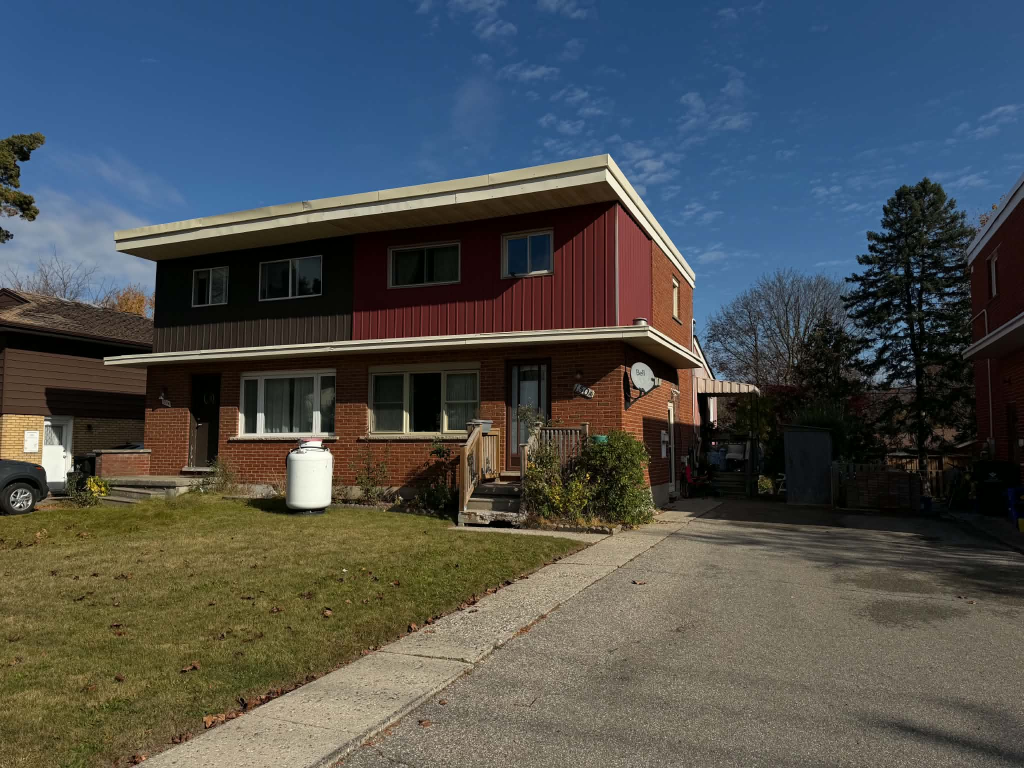
#> input picture 3/data/mosaic3-1.jpg, 2048 x 1536 px (shown at 1/2 size); its folder holds only this picture in this run
$ python part_b1.py
#> lines starting #> are read from the running program, lines starting #| are printed output that depends on the picture
"""Generate Harris and ANMS corner overlays for the three house photos."""
import json
from pathlib import Path
import sys

ROOT = Path(__file__).resolve().parents[1]
sys.path.insert(0, str(ROOT / "src"))

import numpy as np
from PIL import Image, ImageDraw
from harris import get_harris_corners
from features import anms

OUT = ROOT / "media" / "part_b" / "b1"
MAX_DIMENSION = 1024
EDGE_DISCARD = 20
COUNT = 500
C_ROBUST = 0.9


def corner_overlay(image, points, path):
    marked = image.copy()
    draw = ImageDraw.Draw(marked)
    for x, y in points:
        draw.ellipse((x - 2, y - 2, x + 2, y + 2), fill="#ffdf00", outline="black", width=1)
    marked.save(path, quality=95)


def main():
    OUT.mkdir(parents=True, exist_ok=True)
    records = []
    for index in (1, 2, 3):
        filename = f"mosaic3-{index}.jpg"
        with Image.open(ROOT / "data" / filename) as source:
#> source is the input picture: PIL image 2048x1536 RGB; mean R, G, B 76.5, 80.6, 81.4
            image = source.convert("RGB")
            image.thumbnail((MAX_DIMENSION, MAX_DIMENSION), Image.Resampling.LANCZOS)
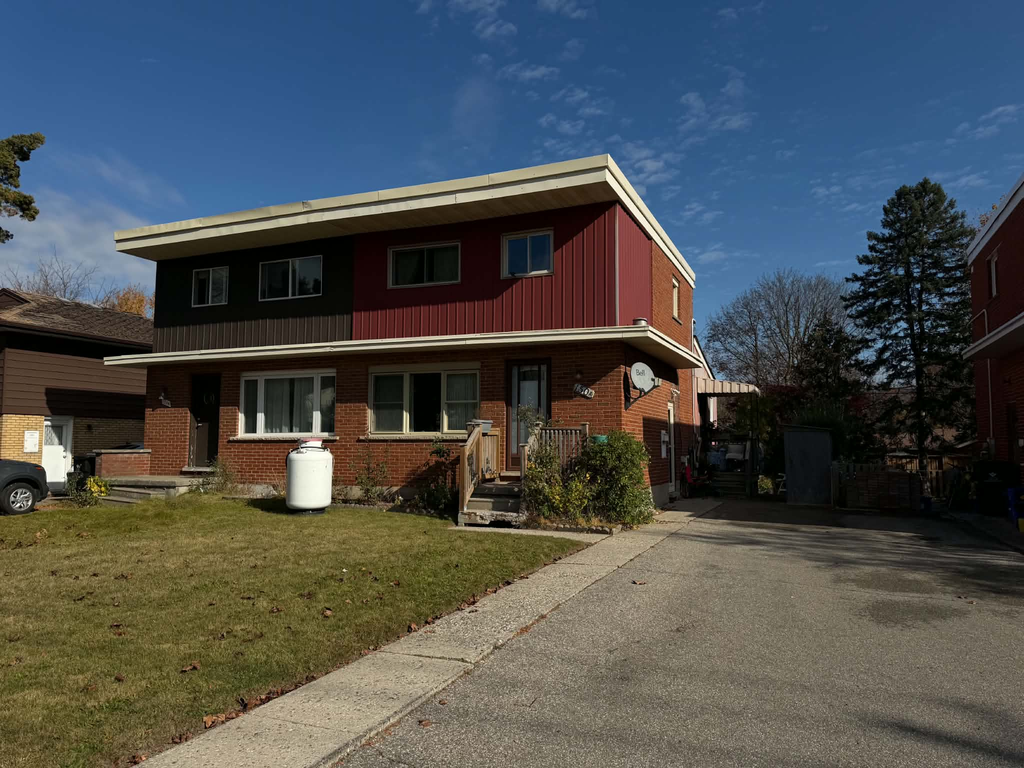
#> image: PIL image 1024x768 RGB; mean R, G, B 76.5, 80.6, 81.5
        gray = np.asarray(image, dtype=float) @ np.array([0.299, 0.587, 0.114]) / 255
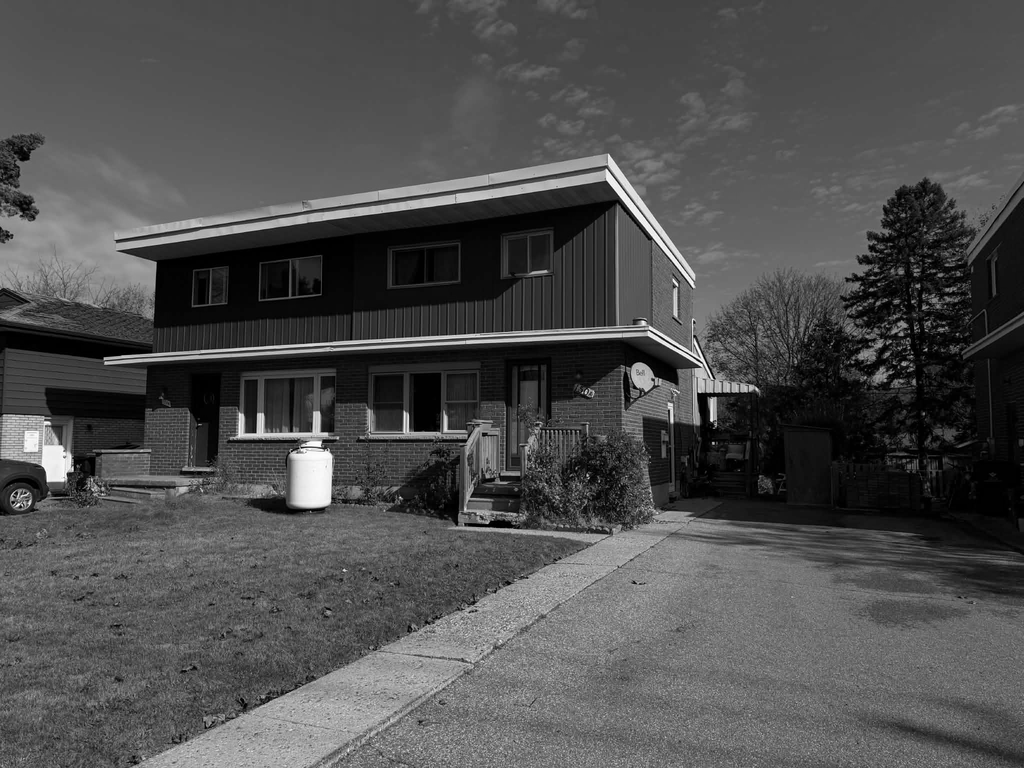
#> gray: shape (768, 1024) float64; min 0, max 1, mean 0.312
        response, coords = get_harris_corners(gray, edge_discard=EDGE_DISCARD)
        # Supplied Harris returns 2-by-n (y, x); shared geometry uses n-by-2 (x, y).
        strengths = response[coords[0], coords[1]]
        positive = np.isfinite(strengths) & (strengths > 0)
        points = coords.T[positive, ::-1]
        strengths = strengths[positive]
        selected, radii = anms(points, strengths, COUNT, C_ROBUST)
        corner_overlay(image, points, OUT / f"image_{index}_harris.jpg")
        corner_overlay(image, points[selected], OUT / f"image_{index}_anms.jpg")
        # Save the exact detections for descriptor extraction in B.2.
        np.savez_compressed(OUT / f"image_{index}_corners.npz", points=points,
                            strengths=strengths, radii=radii, selected=selected,
                            image_shape=np.array(gray.shape))
        record = {"image": index, "source": filename, "shape": list(gray.shape),
                  "harris_count": len(points), "anms_count": len(selected)}
        records.append(record)
        print(f"{filename}: {len(points)} Harris corners -> {len(selected)} ANMS corners")
    data = {"max_dimension": MAX_DIMENSION, "edge_discard": EDGE_DISCARD,
            "count": COUNT, "c_robust": C_ROBUST, "records": records}
    (OUT / "results.json").write_text(json.dumps(data, indent=2) + "\n", encoding="utf-8")
    (OUT / "results.js").write_text("window.cornerData = " + json.dumps(data) + ";\n", encoding="utf-8")


if __name__ == "__main__":
    main()
#> (the call stopped at in main, `response, coords = get_harris_corners(gray, edge_discard=EDGE_DISCARD)`: harris is not available in this run)
